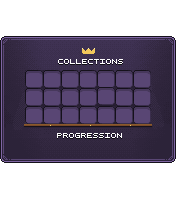
#> input picture Flux/assets/menu_collection.png, 176 x 221 px
$ python gen_fond.py ../menu_collection.png out.png
#> lines starting #> are read from the running program, lines starting #| are printed output that depends on the picture
#!/usr/bin/env python3
# OBSOLÈTE depuis le 2026-10-15 : les fonds Collection sont désormais dessinés par l'utilisateur
# (assets/menu_collection.png et menu_collection_categorie.png = ses images). Ne pas relancer : il les écraserait.
"""Fond du menu Collection (Flux) à partir de l'image fournie (original.png, 176 x 221 :
la fenêtre entière d'un coffre de 6 rangées avec l'inventaire, posée telle quelle).

    <venv avec Pillow>/python3 gen_fond.py original.png <sortie menu_collection.png>

Étagères sous les rangées 3, 4 et 5 du coffre (y 88, 106, 124, colonnes 1 à 7), cadre jusqu'à
y 162 : la 1re rangée de l'inventaire (y 140 à 155) est dans le cadre et reçoit la barre de
progression.

Retouche (2026-10-15) : couronne, titre « COLLECTION » et étincelles effacés. Au-dessus des
faisceaux, le fond n'est qu'un dégradé vertical tramé : chaque pixel de la gravure prend le pixel
de fond le plus proche sur la même ligne, à une distance paire (même parité de trame).
"""
import sys
from PIL import Image

im = Image.open(sys.argv[1]).convert("RGBA")
#> im is the input picture: PIL image 176x221 RGBA; mean R, G, B, A 145.3, 137.9, 154.5, 146.3
px = im.load()

# Couleurs du fond tramé de cette bande (relevées de part et d'autre de la gravure).
FOND = {px[x, y] for y in range(40, 68) for x in list(range(12, 40)) + list(range(140, 164))}
#> FOND = 4 items
X0, X1, Y0, Y1 = 40, 140, 40, 68   # couronne (y 40 à 50, sous la ligne du cadre en 39), titre et étincelles (y 55 à 65)
for y in range(Y0, Y1):
    ligne = [px[x, y] for x in range(im.width)]
    for x in range(X0, X1):
        if ligne[x] in FOND:
            continue
        for d in range(2, 80, 2):
            for xs in (x - d, x + d):
                if 0 <= xs < im.width and ligne[xs] in FOND:
                    px[x, y] = ligne[xs]
                    break
            else:
                continue
            break

im.save(sys.argv[2])
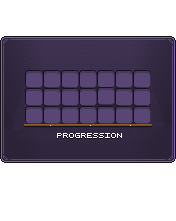
#> saved as out.png: PIL image 176x221 RGBA; mean R, G, B, A 144.5, 137, 154.1, 146.3; transparent parts drawn white
print("fond :", im.size, im.getbbox())
#| fond : (176, 221) (0, 36, 176, 163)

$ run again, with Flux/assets/collection/original.png copied over Flux/assets/menu_collection.png
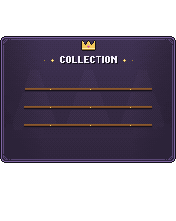
#> input picture Flux/assets/collection/original.png, 176 x 221 px
#> im is the input picture: PIL image 176x221 RGBA; mean R, G, B, A 33.8, 26.6, 40.2, 146.3
#> FOND = 4 items
#> `im.save(sys.argv[2])`:
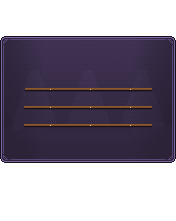
#> saved as out.png: PIL image 176x221 RGBA; mean R, G, B, A 32.6, 25.4, 39.4, 146.3; transparent parts drawn white
#| fond : (176, 221) (0, 36, 176, 163)
